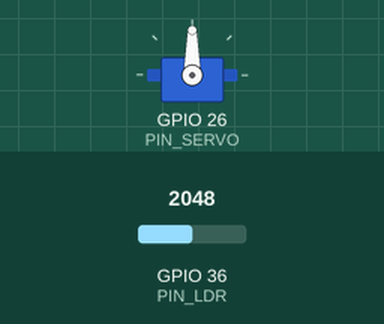
The sketch below on a simulated ESP32. Parts: servo. The test bench sets the inputs (shaded band); at power-on: GPIO 36 (PIN_LDR) = 2048.

Above: at 1.2 s.
1.3 s: GPIO 36 (PIN_LDR) set to 2866
At 2.5 s:
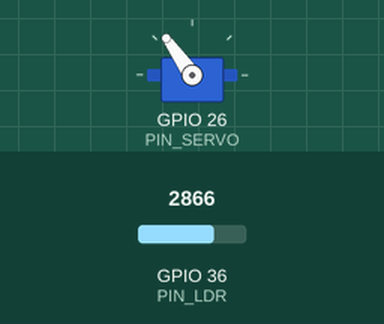
2.8 s: GPIO 36 (PIN_LDR) set to 3603
At 3.8 s:
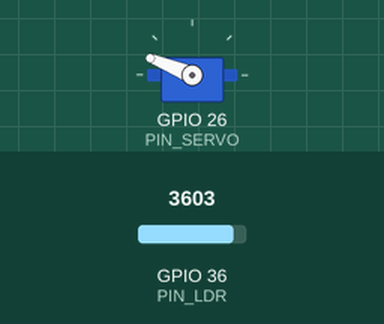
4.3 s: GPIO 36 (PIN_LDR) set to 4095
At 5.0 s:
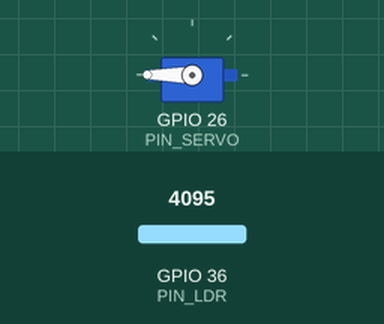
5.8 s: GPIO 36 (PIN_LDR) set to 1228
At 6.2 s:
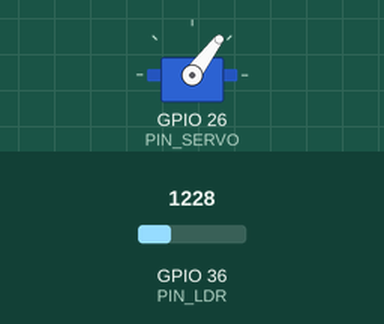
7.3 s: GPIO 36 (PIN_LDR) set to 491
At 8.6 s:
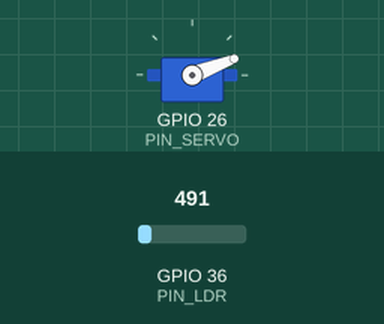
Timing chart, 0 to 9.8 s (numbered marks = the images above; inputs shaded):
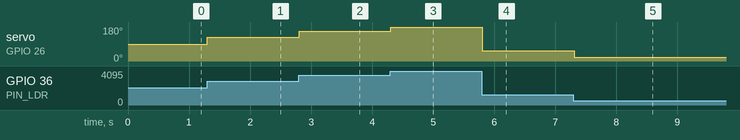

The sketch:

servo_light_sensor.ino
```cpp
#include <ESP32Servo.h>

#define PIN_LDR 36
#define PIN_SERVO 26

Servo servo;


void setup() {
  Serial.begin(9600);
  servo.attach(PIN_SERVO);
}

void loop() {
  int analog_value = analogRead(PIN_LDR);

  int angle = map(analog_value, 0, 4095, 0, 180);

  servo.write(angle);
  delay(100);
}
```

Measured:
- after the input at 1.3 s, servo on GPIO 26 (PIN_SERVO): 90° → 125° at once
- after the input at 2.8 s, servo on GPIO 26 (PIN_SERVO): 125° → 158° at once
- after the input at 4.3 s, servo on GPIO 26 (PIN_SERVO): 158° → 180° at once
- after the input at 5.8 s, servo on GPIO 26 (PIN_SERVO): 180° → 53° at once
- after the input at 7.3 s, servo on GPIO 26 (PIN_SERVO): 53° → 21° at once
